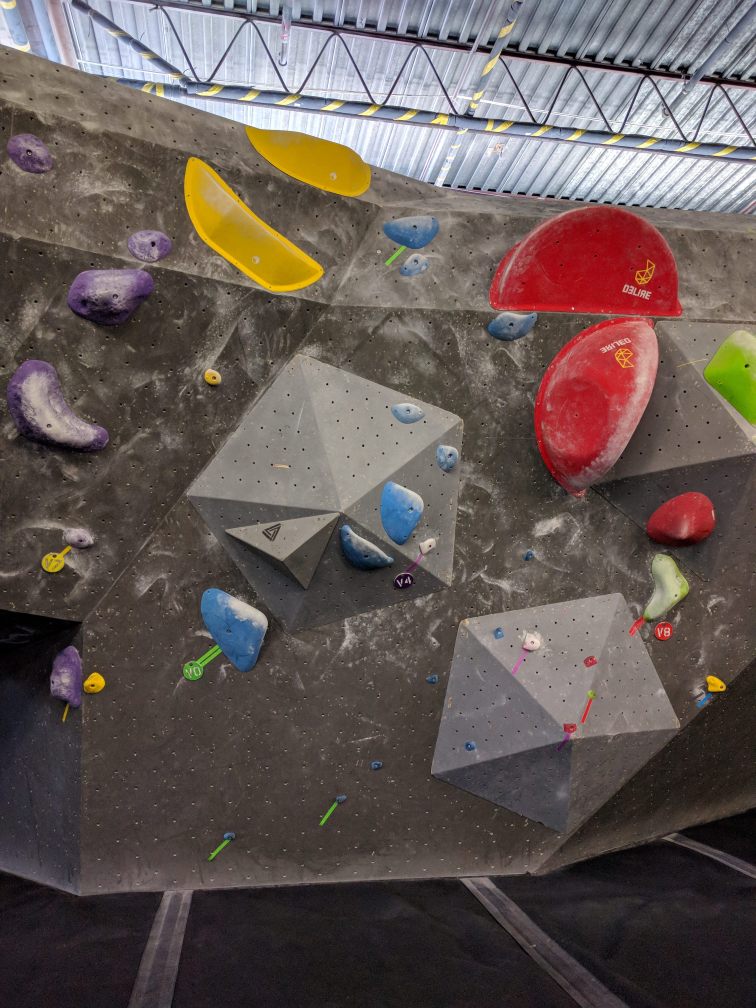
#> input picture Sample-Data/6.jpg, 3024 x 4032 px (shown at 1/4 size)
$ python remove_gray.py Sample-Data/6.jpg out.png
#> lines starting #> are read from the running program, lines starting #| are printed output that depends on the picture
import os
import sys
import cv2
import numpy as np


def remove_gray(cv_image):

    cv_image = cv2.resize(cv_image, (int(cv_image.shape[1]/5), int(cv_image.shape[0]/5)))
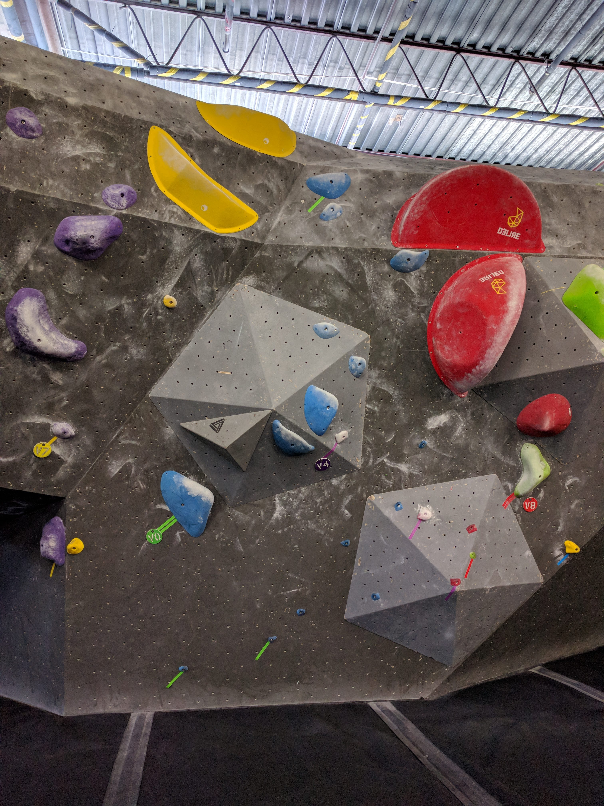
#> cv_image: shape (806, 604, 3); mean B, G, R 85.3, 88.8, 100.2
    tol = 15

    for x in range(0, cv_image.shape[0] - 1):
        for y in range(0, cv_image.shape[1] - 1):
            pixel = cv_image[x, y]
            r = int(pixel[0])
            g = int(pixel[1])
            b = int(pixel[2])

            if abs(r - g) <= tol and abs(g - b) <= tol:
                cv_image[x, y] = [0, 0, 0]
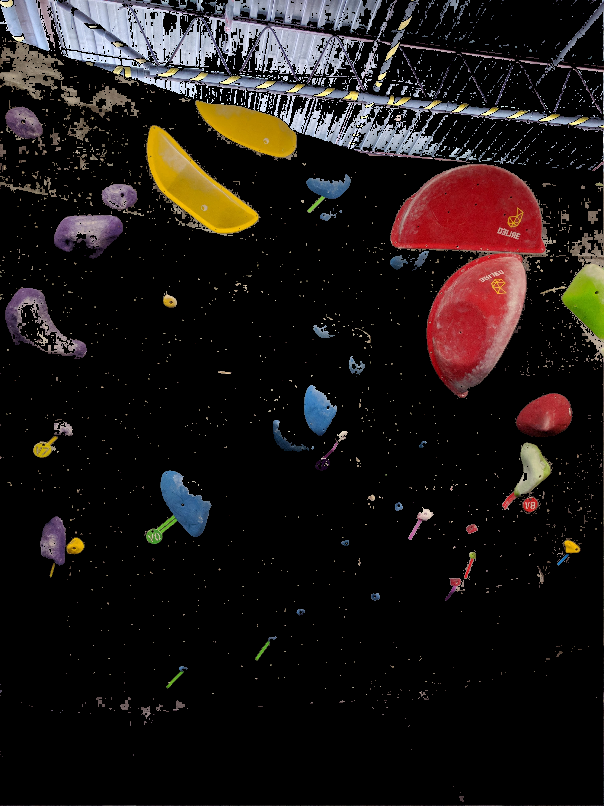
#> cv_image: shape (806, 604, 3); mean B, G, R 21.4, 23, 29

    return cv_image

    lower_color_bounds = np.array([100, 50, 11])
    upper_color_bounds = np.array([255,190,170])

    mask = cv2.inRange(cv_image,lower_color_bounds,upper_color_bounds)
    mask_rgb = cv2.cvtColor(mask,cv2.COLOR_GRAY2BGR)

    cv_image = cv_image & mask_rgb

    mser = cv2.MSER_create(_min_area=5, _max_area=1000)
    regions , _ = mser.detectRegions(cv_image)

    for p in regions:
        xmax, ymax = np.amax(p, axis=0)
        xmin, ymin = np.amin(p, axis=0)
        cv2.rectangle(cv_image, (xmin,ymax), (xmax,ymin), (0, 255, 0), 1)

    return cv_image


def main(argv):
    file_path = argv[1]
    save_path = argv[2]

    cv2.imwrite('2_' + save_path, remove_gray(cv2.imread(file_path)))


if __name__=='__main__':
    main(sys.argv)
